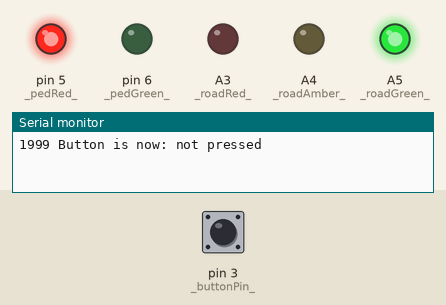
Simulated run of this sketch. Board: Arduino Uno, built with avr-gcc and run on an emulated ATmega328P. Parts: output pins drawn as LEDs (lit = HIGH), the last lines printed to the serial monitor. The test bench sets the inputs (shaded band); at power-on: pin 3 (_buttonPin_) HIGH.

Above: at 3.2 s.
3.3 s: pin 3 (_buttonPin_) pulled LOW for 0.15 s
At 4.8 s:
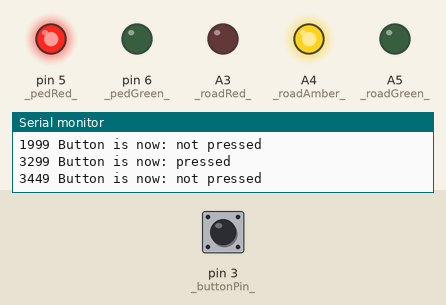
At 9.0 s:
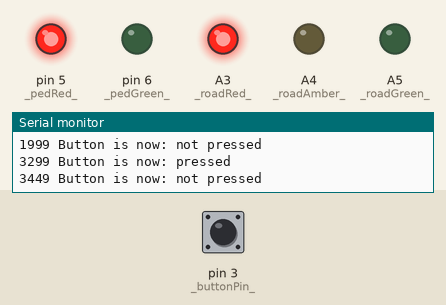
Timing chart, 0 to 18.4 s (numbered marks = the images above; inputs shaded):
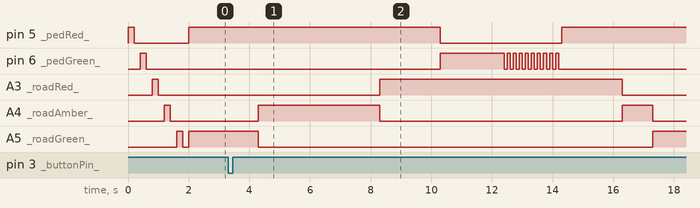

The sketch:

functionPointer-pedestrian.ino
```cpp
#include "flashLeds.h"
#include "ioPins.h"

enum class trafStates : uint8_t
{
    roadGo = 0,             //Normal road green state - wait for button
    waitRoadAmber,          //Wait road green, then turn amber, then next
    roadAmber,              //Wait amber, then red
    roadRedToCross,         //Wait red, then ped green
    pedGreen,               //Wait ped green, then flash ped green
    pedFlashGreen,          //Flash ped green, then ped red
    pedRed,                 //Wait ped red, then road amber
    roadAmberToGreen        //Wait road amber, then road green
};

const uint32_t _waitRoadAmberTime_ = 1000;
const uint32_t _roadAmberTime_ = 4000;
const uint32_t _roadRedToCrossTime_ = 3000;
const uint32_t _pedGreenTime_ = 2000;
const uint32_t _pedRedTime_ = 2000;
const uint8_t _pedGreenFlashLimit_ = 20;
const uint32_t _pedGreenFlashTime_ = 100;
const uint32_t _roadAmberToGreenTime_ = 5000;

void setupPins()
{
    pinMode(_buttonPin_, INPUT_PULLUP);
    pinMode(_pedRed_, OUTPUT);
    pinMode(_pedGreen_, OUTPUT);
    pinMode(_roadRed_, OUTPUT);
    pinMode(_roadAmber_, OUTPUT);
    pinMode(_roadGreen_, OUTPUT);
}

void setup()
{
    setupPins();
    Serial.begin(115200);
    flashLeds();
    digitalWrite(_roadGreen_, HIGH);
    digitalWrite(_pedRed_, HIGH);
}

uint32_t lastSwitchTime = 0;
uint32_t nextSwitchInterval = 0;
uint8_t flashCount = 0;
trafStates state = trafStates::roadGo;
bool g_crossRqsted = false;

void roadGoFunc(uint32_t timeMs, bool bCrossRqst);
void waitRoadAmberFunc(uint32_t timeMs, bool bCrossRqst);
void roadAmberFunc(uint32_t timeMs, bool bCrossRqst);
void roadRedToCrossFunc(uint32_t timeMs, bool bCrossRqst);
void pedGreenFunc(uint32_t timeMs, bool bCrossRqst);
void pedFlashGreenFunc(uint32_t timeMs, bool bCrossRqst);
void pedRedFunc(uint32_t timeMs, bool bCrossRqst);
void roadAmberToGreenFunc(uint32_t timeMs, bool bCrossRqst);

typedef void(*StateFunc)(uint32_t timeMs, bool bCrossRqst);
constexpr StateFunc stateFuncs[] =
{
    roadGoFunc,
    waitRoadAmberFunc,
    roadAmberFunc,
    roadRedToCrossFunc,
    pedGreenFunc,
    pedFlashGreenFunc,
    pedRedFunc,
    roadAmberToGreenFunc,
    nullptr
};

void roadGoFunc(uint32_t timeMs, bool bCrossRqst)
{
    g_crossRqsted |= bCrossRqst;
    if (g_crossRqsted &&
        ((timeMs - lastSwitchTime) >= nextSwitchInterval))
    {
        g_crossRqsted = false;
        state = trafStates::waitRoadAmber;
        nextSwitchInterval = _waitRoadAmberTime_;
        lastSwitchTime = timeMs;
    }
}

void waitRoadAmberFunc(uint32_t timeMs, bool bCrossRqst)
{
    if ((timeMs - lastSwitchTime) >= nextSwitchInterval)
    {
        digitalWrite(_roadGreen_, LOW);
        digitalWrite(_roadAmber_, HIGH);
        nextSwitchInterval = _roadAmberTime_;
        state = trafStates::roadAmber;
        lastSwitchTime = timeMs;
    }
}

void roadAmberFunc(uint32_t timeMs, bool bCrossRqst)
{
    if ((timeMs - lastSwitchTime) >= nextSwitchInterval)
    {
        digitalWrite(_roadAmber_, LOW);
        digitalWrite(_roadRed_, HIGH);
        nextSwitchInterval = _pedGreenTime_;
        state = trafStates::roadRedToCross;
        lastSwitchTime = timeMs;
    }
}

void roadRedToCrossFunc(uint32_t timeMs, bool bCrossRqst)
{
    if ((timeMs - lastSwitchTime) >= nextSwitchInterval)
    {
        digitalWrite(_pedRed_, LOW);
        digitalWrite(_pedGreen_, HIGH);
        nextSwitchInterval = _pedGreenTime_;
        state = trafStates::pedGreen;
        lastSwitchTime = timeMs;
    }
}

void pedGreenFunc(uint32_t timeMs, bool bCrossRqst)
{
    if ((timeMs - lastSwitchTime) >= nextSwitchInterval)
    {
        nextSwitchInterval = _pedGreenFlashTime_;
        state = trafStates::pedFlashGreen;
        lastSwitchTime = timeMs;
        flashCount = 0;
    }
    g_crossRqsted |= bCrossRqst;
}

void pedFlashGreenFunc(uint32_t timeMs, bool bCrossRqst)
{
    if ((timeMs - lastSwitchTime) >= nextSwitchInterval)
    {
        digitalWrite(_pedGreen_, flashCount++ & 0x01);
        nextSwitchInterval = _pedGreenFlashTime_;
        lastSwitchTime = timeMs;
        if (_pedGreenFlashLimit_ <= flashCount)
        {
            state = trafStates::pedRed;
            digitalWrite(_pedGreen_, LOW);
            digitalWrite(_pedRed_, HIGH);
            nextSwitchInterval = _pedRedTime_;
            lastSwitchTime = timeMs;
        }
    }
    g_crossRqsted |= bCrossRqst;
}

void pedRedFunc(uint32_t timeMs, bool bCrossRqst)
{
    if ((timeMs - lastSwitchTime) >= nextSwitchInterval)
    {
        digitalWrite(_roadAmber_, HIGH);
        digitalWrite(_roadRed_, LOW);
        nextSwitchInterval = _waitRoadAmberTime_;
        state = trafStates::roadAmberToGreen;
        lastSwitchTime = timeMs;
    }
    g_crossRqsted |= bCrossRqst;
}

void roadAmberToGreenFunc(uint32_t timeMs, bool bCrossRqst)
{
    g_crossRqsted |= bCrossRqst;
    if ((timeMs - lastSwitchTime) >= nextSwitchInterval)
    {
        digitalWrite(_roadAmber_, LOW);
        digitalWrite(_roadGreen_, HIGH);
        state = trafStates::roadGo;
        nextSwitchInterval = _roadAmberToGreenTime_;
        lastSwitchTime = timeMs;
    }
}

bool lastButtState = false;
void loop()
{
    uint32_t timeMs = millis();
    bool nowButtState = digitalRead(_buttonPin_);
    bool bCross = false;
    if (nowButtState != lastButtState)
    {
        lastButtState = nowButtState;
        Serial.print(timeMs);
        Serial.print(" Button is now: ");
        Serial.println(nowButtState?"not pressed":"pressed");
        if (!nowButtState)  bCross = true;
    }
    stateFuncs[(uint8_t)state](timeMs, bCross);
}
```

flashLeds.h
```cpp
#ifndef _FLASH_LEDS_H_
#define _FLASH_LEDS_H_

#include "ioPins.h"

void flashLeds()
{
    digitalWrite(_pedRed_, HIGH);
    delay(200);
    digitalWrite(_pedRed_, LOW);
    delay(200);
    digitalWrite(_pedGreen_, HIGH);
    delay(200);
    digitalWrite(_pedGreen_, LOW);
    delay(200);
    digitalWrite(_roadRed_, HIGH);
    delay(200);
    digitalWrite(_roadRed_, LOW);
    delay(200);
    digitalWrite(_roadAmber_, HIGH);
    delay(200);
    digitalWrite(_roadAmber_, LOW);
    delay(200);
    digitalWrite(_roadGreen_, HIGH);
    delay(200);
    digitalWrite(_roadGreen_, LOW);
    delay(200);
}

#endif //_FLASH_LEDS_H_
```

ioPins.h
```cpp
#ifndef _IO_PINS_H_
#define _IO_PINS_H_

const uint8_t _buttonPin_ = 3;
const uint8_t _pedRed_ = 5;
const uint8_t _pedGreen_ = 6;
const uint8_t _roadRed_ = A3;
const uint8_t _roadAmber_ = A4;
const uint8_t _roadGreen_ = A5;

#endif
```

Measured:
- after the input at 3.3 s, pin 5 (_pedRed_): HIGH → LOW after 7.0 s, → HIGH 4.0 s later; pin 6 (_pedGreen_): LOW → HIGH after 7.0 s, then repeats every 0.20 s: LOW 0.10 s, HIGH 0.10 s, until it stays LOW from 14.2 s
